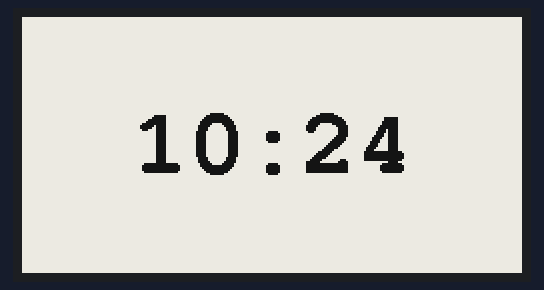
Recording of a sketch running on a simulated ESP32. Shown: 250×128 one-colour display. WiFi joins after 1.5 s; servers stay silent unless stated; the local clock reads 2024-03-15 10:24:30 at power-on unless the sketch sets it; what the sketch prints to the serial monitor is not drawn.

Above: at 3.6 s.
At 32.6 s:
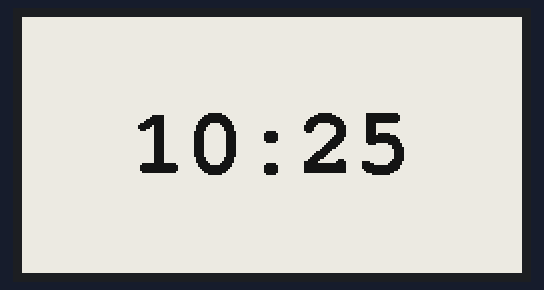
At 92.6 s:
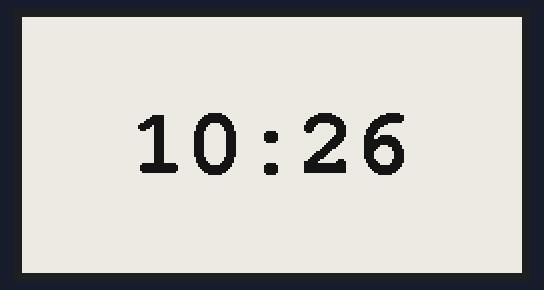

Measured:
- what the display in image 0 shows lasts 29.0 s, from 3.6 s to 32.6 s
- what the display in image 1 shows lasts 60.0 s, from 32.6 s to 92.6 s

The sketch:

Esp32_TimeFromWeb.ino
```cpp
#include <GxEPD.h>
#include <GxDEPG0213BN/GxDEPG0213BN.h>  // 2.13" b/w 128x250, SSD1680, TTGO T5 V2.4.1, V2.3.1

// FreeFonts from Adafruit_GFX
#include <Fonts/FreeMonoBold9pt7b.h>
#include <Fonts/FreeMonoBold12pt7b.h>
#include <Fonts/FreeMonoBold18pt7b.h>
#include <Fonts/FreeMonoBold24pt7b.h>

#include <GxIO/GxIO_SPI/GxIO_SPI.h>
#include <GxIO/GxIO.h>

GxIO_Class io(SPI, /*CS=5*/ SS, /*DC=*/17, /*RST=*/16);  // arbitrary selection of 17, 16
GxEPD_Class display(io, /*RST=*/16, /*BUSY=*/4);         // arbitrary selection of (16), 4

#include <WiFi.h>
#include "time.h"

const char* ssid = "MEO-DD61C0";
const char* password = "3b2eb46012";

const char* ntpServer = "pool.ntp.org";
const long gmtOffset_sec = 0;
const int daylightOffset_sec = 3600;

struct tm printLocalTime() {
  struct tm timeinfo;
  if (!getLocalTime(&timeinfo)) {
    Serial.println("Failed to obtain time");
  }
  return timeinfo;
}

void printStringToScreen(char* string) {
  display.setRotation(1);
  display.setFont(&FreeMonoBold24pt7b);
  display.setTextColor(GxEPD_BLACK);
  int16_t tbx, tby;
  uint16_t tbw, tbh;
  display.getTextBounds(string, 0, 0, &tbx, &tby, &tbw, &tbh);

  uint16_t x = ((display.width() - tbw) / 2) - tbx;
  uint16_t y = ((display.height() - tbh) / 2) - tby;

  display.fillScreen(GxEPD_WHITE);
  display.setCursor(x, y);
  display.print(string);
  display.update();
}

void setup() {
  Serial.begin(115200);

  /*
  Wifi
  */
  Serial.printf("Connecting to %s ", ssid);
  WiFi.begin(ssid, password);
  while (WiFi.status() != WL_CONNECTED) {
    delay(500);
    Serial.print(".");
  }
  Serial.println(" CONNECTED");

  //init and get the time
  configTime(gmtOffset_sec, daylightOffset_sec, ntpServer);
  printLocalTime();

  //disconnect WiFi as it's no longer needed
  WiFi.disconnect(true);
  WiFi.mode(WIFI_OFF);

  /*
  Display
  */
  display.init(115200);  // enable diagnostic output on Serial
}

int oldMinute = 1000;
char buffer[100];

void loop() {
  struct tm timeinfo = printLocalTime();
  Serial.println(&timeinfo, "%A, %B %d %Y %H:%M:%S");

  int hour = timeinfo.tm_hour;
  int min = timeinfo.tm_min;

  if (min != oldMinute) {
    oldMinute = min;
    if (min < 10)
    {
      snprintf(buffer, 100, "%d:0%d", hour, min);
    } else {
      snprintf(buffer, 100, "%d:%d", hour, min);
    }
    printStringToScreen(buffer);
  }
  delay(1000);
  // display.powerDown();
};
```
